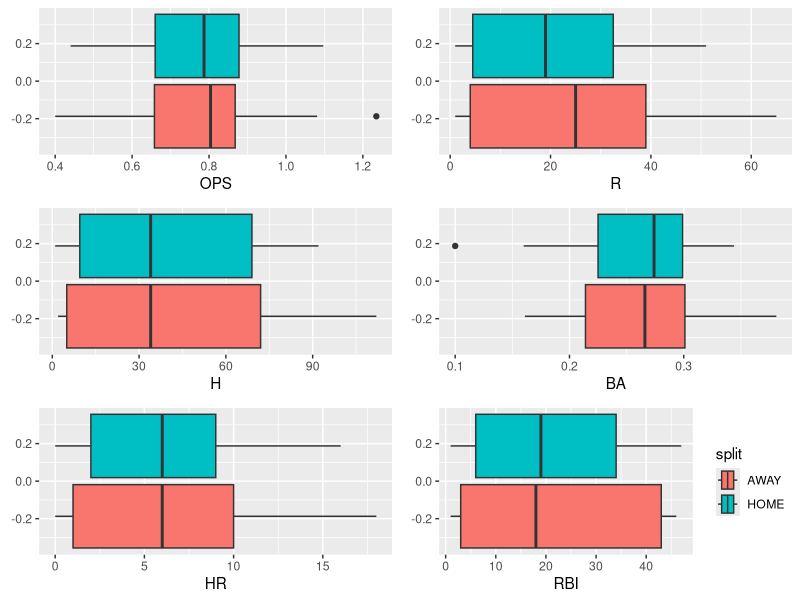

Reproduce this figure in R.
## ---- chunk 1
knitr::opts_chunk$set(echo = TRUE)
## ---- chunk 2
library(dplyr)
library(tidyverse)
library(ggplot2)
# install.packages("cowplot")
library(cowplot)
## ---- chunk 3
astros_home <- read.csv("./data/astros_2017_player_splits_home.csv") %>%
  mutate(Name = str_split_fixed(Name, "\\\\", 2)[,1]) %>%
  mutate(split = "HOME")

astros_away <- read.csv("./data/astros_2017_player_splits_away.csv")%>%
  mutate(Name = str_split_fixed(Name, "\\\\", 2)[,1]) %>%
  mutate(split = "AWAY")

astros_2017 <- rbind(astros_home[-length(astros_home[,1]),], astros_away[-length(astros_home[,1]),])
## ---- chunk 4
head(astros_home)
## ---- chunk 5
head(astros_away)
## ---- chunk 6
ops <- astros_2017 %>%
  drop_na() %>%
  ggplot() +
    geom_boxplot(aes(x=OPS, fill=split)) + 
    theme(legend.position = "none")
runs <- astros_2017 %>%
  drop_na() %>%
  ggplot() +
    geom_boxplot(aes(x=R, fill=split)) + 
    theme(legend.position = "none")
hits <- astros_2017 %>%
  drop_na() %>%
  ggplot() +
    geom_boxplot(aes(x=H, fill=split)) + 
    theme(legend.position = "none")
batting_avg <- astros_2017 %>%
  drop_na() %>%
  ggplot() +
    geom_boxplot(aes(x=BA, fill=split)) + 
    theme(legend.position = "none")
home_run <- astros_2017 %>%
  drop_na() %>%
  ggplot() +
    geom_boxplot(aes(x=HR, fill=split)) + 
    theme(legend.position = "none")
rbi <- astros_2017 %>%
  drop_na() %>%
  ggplot() +
    geom_boxplot(aes(x=RBI, fill=split))

plot_grid(ops, runs, hits, batting_avg, home_run, rbi, ncol=2)
?plot_grid
